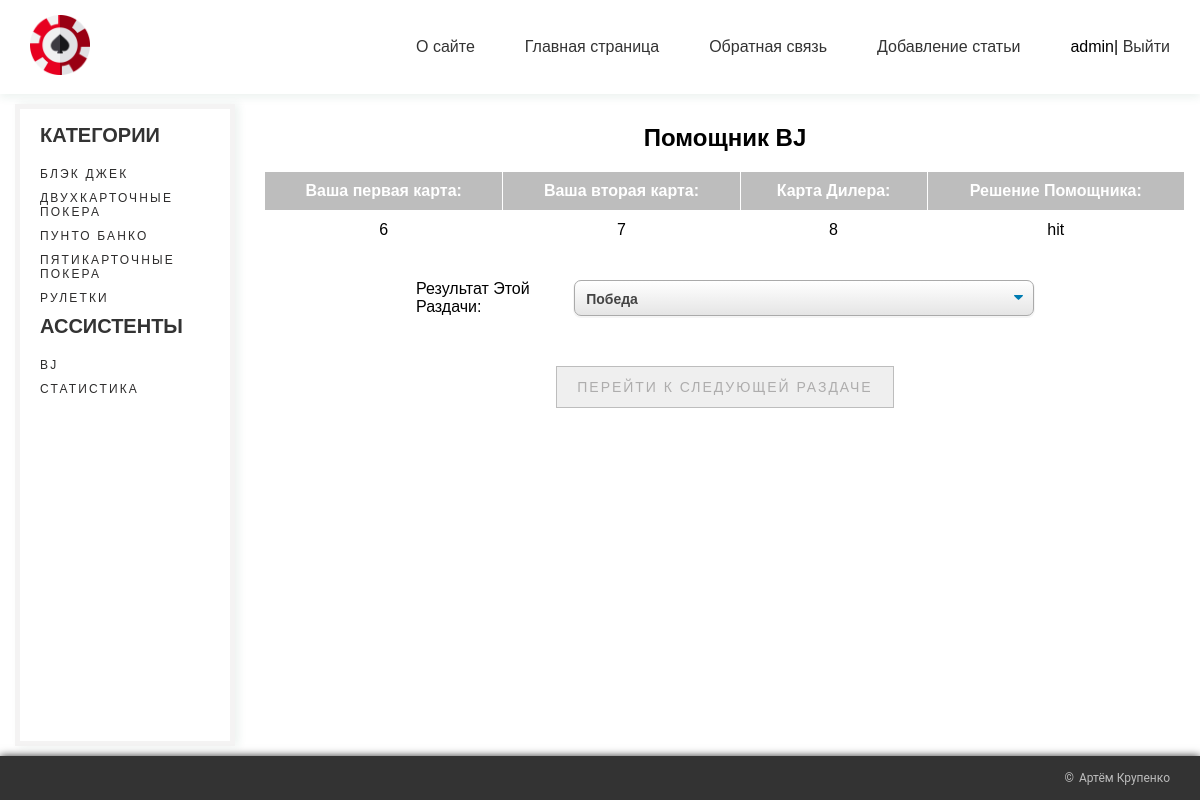
/assistant/bj_result/28/ (signed in), run on the app's committed database.
### games/models.py (models this page shows, shortened)
class Category(models.Model):
    name = models.CharField(max_length=100, db_index=True, verbose_name='Название')
    slug = models.SlugField(max_length=255, unique=True, db_index=True, verbose_name='URL')
    def get_absolute_url(self):
        return reverse('category', kwargs={'cat_slug': self.slug})
    class Meta:
        verbose_name = 'Категории Игр'
        verbose_name_plural = 'Категории Игр'
        ordering = ['name']

class Hand(models.Model):
    first_card = models.CharField(max_length=20, verbose_name='Первая Карта')
    second_card = models.CharField(max_length=20, verbose_name='Вторая Карта')
    dealer_card = models.CharField(max_length=20, verbose_name='Карта Дилера')
    decision = models.CharField(max_length=20, verbose_name='Решение Помощника')
    time_hand = models.DateTimeField(auto_now_add=True, verbose_name='Время Раздачи')
    win_result = models.CharField(max_length=10, default='Win')
    played_by = models.ForeignKey(User, on_delete=models.CASCADE)

### games/views.py (the view)
# urls.py: path('assistant/bj_result/<int:pk>/', BjResult.as_view(), name='bj_result'),
class BjResult(LoginRequiredMixin, DataMixin, DetailView, UpdateView):
    form_class = HandFormUpdate
    model = Hand
    template_name = 'games/bj_result.html'
    context_object_name = 'hand'
    success_url = reverse_lazy('bj_start')
    def get_context_data(self, *, object_list=None, **kwargs):
        context = super().get_context_data(**kwargs)
        c_def = self.get_user_context(title='Помощник BJ')
        return dict(list(context.items()) + list(c_def.items()))

### games/forms.py
class HandFormUpdate(forms.ModelForm):
    class Meta:
        OPTIONS = (
            ('Win', 'Победа'),
            ('Lose', 'Поражение'),
        )
        model = Hand
        fields = ['win_result']
        widgets = {
            'win_result': forms.Select(choices=OPTIONS, attrs={'class': "filters__option"})}

### games/utils.py (called while the page is built)
    def get_user_context(self, **kwargs):
        context = kwargs
        categories = cache.get('categories')
        if not categories:
            categories = Category.objects.annotate(Count('games'))
            cache.set('categories', categories, 60)
        user_menu = menu.copy()
        if not self.request.user.is_authenticated:
            user_menu.pop(-1)
        context['menu'] = user_menu
        context['categories'] = categories
        return context

### games/templates/games/bj_result.html (shortened to what this page needs)
{% extends "games/base_web_casino.html" %}
{% block content %}
<h1 class="title_title">{{ title }}</h1>
<table>
    <tr>
        <th>Ваша первая карта:</th>
        <th>Ваша вторая карта:</th>
        <th>Карта Дилера:</th>
        <th>Решение Помощника:</th>
    </tr>
    <tr>
            <td>{{ hand.first_card }}</td>
            <td>{{ hand.second_card }}</td>
            <td>{{ hand.dealer_card }}</td>
            <td>{{ hand.decision }}</td>
    </tr>
</table>
<div class="form-conteiner">
    <form action="{% url 'bj_result' object.pk %}" method="post" enctype="multipart/form-data" class="form__action">
        <div class="select-wrapper">
            <label class="filters__select result" >Результат Этой Раздачи: </label>
            {{ form.win_result }}
        </div>
        <div class="button-wrapper">
            <button class="content__view button-btn" type="submit">Перейти к следующей раздаче</button>
        </div>
    </form>
</div>
{% endblock %}

### games/templates/games/base_web_casino.html (shortened to what this page needs)
{% load static %}
<!DOCTYPE html>
<html lang="en">
<head>
    <link rel="stylesheet" href="{% static 'games/css/styles.css' %}" type="text/css">
</head>
<body>
<header class="header">
    {% block sidebar %}
    <div class="header__container">
        <a href="{% url 'home' %}" class="header__logo">
            <img src="{% static 'games/images/logo.png' %}" alt="logo image" class="header__image">
        </a>
        <ul class="header__items">
            {% for m in menu %}
            <li class="header__item">
                <a href="{% url m.url_name %}" class="header__link">{{ m.title }}</a>
            </li>
            {% endfor %}
            {% if request.user.is_authenticated %}
            <li class="header__item">{{ user.username }}|
                <a href="{% url 'logout' %}" class="header__link">Выйти</a>
            </li>
            {% else %}
            <li class="header__item">
                <a href="{% url 'register' %}" class="header__link">Регистрация</a> |
                <a href="{% url 'login' %}" class="header__link">Войти</a>
            </li>
            {% endif %}
        </ul>
    </div>
</header>
<main class="main">
    <section class="categories">
        <div class="categories__container">
            <h2 class="categories__title">Категории</h2>
            {% for c in categories %}
            {% if c.games__count > 0 %}
            <ul class="categories__items">
                <li class="categories__item">
                    <a href="{{ c.get_absolute_url }}" class="categories__link">{{ c.name }}</a>
                </li>
            </ul>
            {% endif %}
            {% endfor %}
            <h2 class="categories__title">Ассистенты</h2>
            <ul class="categories__items">
                <li class="categories__item">
                    <a href="{% url 'bj_start' %}" class="categories__link">BJ</a>
                </li>
                <li class="categories__item">
                    <a href="{% url 'statistic' %}" class="categories__link">Статистика</a>
                </li>
            </ul>
            {% endblock %}
        </div>
    </section>
    <section class="content">
        {% block content %}
        {% endblock %}
    </section>
</main>
<footer class="footer">
    <div class="footer__container">
        <p class="footer__owner">Артём Крупенко</p>
    </div>
</footer>
</body>
</html>

### games/static/games/css/styles.css (style rules this page uses)
* { -webkit-box-sizing: border-box; box-sizing: border-box; padding: 0; margin: 0; font-family: "Poppins", sans-serif; }
body { min-height: 100vh; height: 100%; display: -webkit-box; display: -ms-flexbox; display: flex; -webkit-box-orient: vertical; -webkit-box-direction: normal; -ms-flex-direction: column; flex-direction: column; }
.header { background: #ffffff; -webkit-box-shadow: 0 4px 8px rgba(44, 101, 77, 0.08); box-shadow: 0 4px 8px rgba(44, 101, 77, 0.08); }
.header__container { display: -webkit-box; display: -ms-flexbox; display: flex; -webkit-box-pack: justify; -ms-flex-pack: justify; justify-content: space-between; -webkit-box-align: center; -ms-flex-align: center; align-items: center; padding: 15px 30px; }
.header__image { width: 60px; }
.header__items { list-style-type: none; display: -webkit-box; display: -ms-flexbox; display: flex; }
.header__item { margin-right: 50px; }
.header__item:last-child { margin-right: 0; }
.header__link { font-family: "Poppins", sans-serif; outline: none; text-decoration: none; font-weight: 500; font-size: 16px; color: #333333; -webkit-transition: 0.3s ease-in-out; -o-transition: 0.3s ease-in-out; transition: 0.3s ease-in-out; }
.main { -webkit-box-flex: 1; -ms-flex: 1 0 auto; flex: 1 0 auto; height: 100%; display: -webkit-box; display: -ms-flexbox; display: flex; }
.categories { font-family: "Poppins", sans-serif; min-width: 220px; margin: 10px 15px; padding: 15px 20px; background: #ffffff; border: 5px solid rgba(110, 102, 102, 0.08); -webkit-box-shadow: 4px 0 8px rgba(44, 101, 77, 0.08); box-shadow: 4px 0 8px rgba(44, 101, 77, 0.08); }
.categories__title { font-size: 20px; color: #333333; text-transform: uppercase; padding-bottom: 20px; }
.categories__items { list-style-type: none; }
.categories__item { margin-bottom: 10px; }
.categories__link { display: flex; align-items: center; outline: none; text-decoration: none; font-size: 12px; letter-spacing: 0.18em; text-transform: uppercase; color: #2d2c2c; transition: 1s ease; }
.content { font-family: "Poppins", sans-serif; width: 100%; margin: 10px 15px; }
.content__view { text-align: center; outline: none; text-decoration: none; border: 1px solid #bdbdbd; text-transform: uppercase; font-family: "Poppins", sans-serif; cursor: pointer; color: #aeadad; font-size: 14px; letter-spacing: 0.14em; padding: 12px 0; width: 90%; margin-bottom: 10px; -webkit-transition: 0.5s ease-in-out; -o-transition: 0.5s ease-in-out; transition: 0.5s ease-in-out; }
.footer { -webkit-box-flex: 0; -ms-flex: 0 0 auto; flex: 0 0 auto; background: #333333; -webkit-box-shadow: 0 0 8px #333333; box-shadow: 0 0 8px #333333; }
.footer__container { padding: 15px 30px; display: -webkit-box; display: -ms-flexbox; display: flex; -webkit-box-pack: end; -ms-flex-pack: end; justify-content: flex-end; -webkit-box-align: center; -ms-flex-align: center; align-items: center; }
.footer__owner { font-family: Roboto, sans-serif; font-size: 12px; color: #bdbdbd; }
.footer__owner::before { content: "\00A9"; margin-right: 5px; }
.filters__option { max-width: 50%; width: 100%; margin-top: 10px; outline: none; font-family: 'Poppins', sans-serif; font-size: 14px; display: block; font-weight: 700; color: #444; line-height: 1.3; padding: .6em 1.4em .5em .8em; width: 100%; box-sizing: border-box; border: 1px solid #aaa; box-shadow: 0 1px 0 1px rgba(0,0,0,.04); border-radius: .5em; -moz-appearance: none; -webkit-appearance: none; appearance: none; background-color: #fff; background-repeat: no-repeat, repeat; background-position: right .7em top 50%, 0 0; background-size: .65em auto, 100%; }
.select-wrapper { margin-top: 20px; display: flex; align-items: center; justify-content: center; }
.filters__select { margin-top: 10px; max-width: 15%; width: 100%; }
.button-btn { padding: 12px 20px; width: fit-content; }
.button-wrapper { display: flex; align-items: center; justify-content: center; margin-top: 50px; }
.title_title { margin-bottom: 20px; margin-top: 20px; text-align: center; }
table { font-family: "Poppins", sans-serif; font-size: 16px; border-collapse: collapse; text-align: center; width: 100%; }
th { background: #bdbdbd; color: white; padding: 10px 20px; }
th, td { padding: 10px 20px; border-style: solid; border-width: 0 1px 1px 0; border-color: white; }
td { background: white; }
th:first-child, td:first-child { text-align: center; }
.result { font-family: 'Poppins', sans-serif; font-size: 16px; margin-right: 20px; }

### data on the page
Category: name "БЛЭК ДЖЕК"
Category: name "ДВУХКАРТОЧНЫЕ ПОКЕРА"
Category: name "ПУНТО БАНКО"
Category: name "ПЯТИКАРТОЧНЫЕ ПОКЕРА"
Category: name "РУЛЕТКИ"
Hand: first_card "6", second_card "7", dealer_card "8", decision "hit", win_result "Победа"

### other printed values
{{ m.title }} "О сайте" "Главная страница" "Обратная связь" "Добавление статьи"
{{ user.username }} "admin"
{{ title }} "Помощник BJ"
